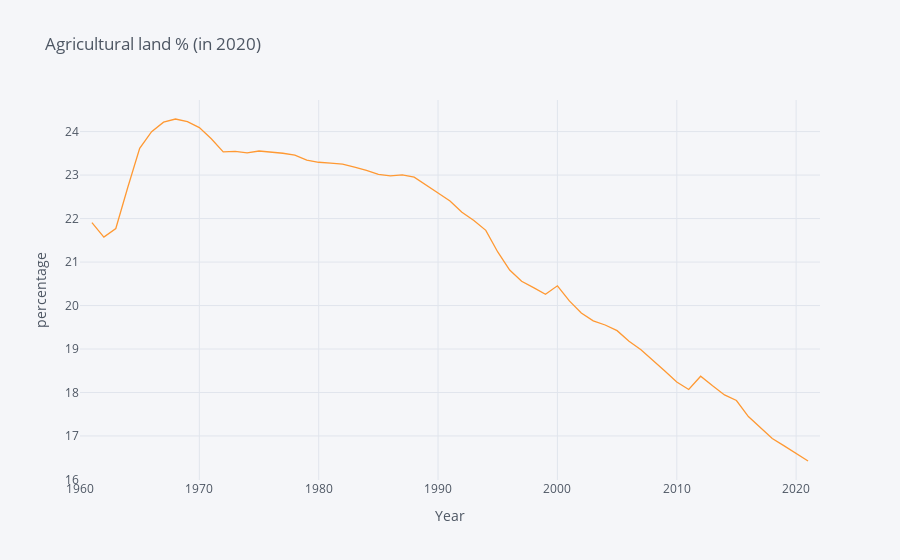

Notebook code for this chart:
### Code cell
vars = {"AG.LND.AGRI.ZS":"AGRICULTURAL LAND PERCENTAGE"}


use=["KOR"]

agricultural_land = fix_date_index(wbdata.get_dataframe(vars,country=use)).squeeze()

agricultural_land.iplot(xTitle="Year",yTitle="percentage",
              title="Agricultural land % (in 2020)")

### Figure 1 — Plotly figure (JSON) as saved in the notebook; plotly's stock layout.template omitted (floating-point values rounded to 4 significant figures)
{"data": [{"line": {"color": "rgba(255, 153, 51, 1.0)", "dash": "solid", "shape": "linear", "width": 1.3}, "mode": "lines", "name": "AGRICULTURAL LAND PERCENTAGE", "text": "", "type": "scatter", "x": [2022, 2021, 2020, 2019, 2018, 2017, 2016, 2015, 2014, 2013, 2012, 2011, 2010, 2009, 2008, 2007, 2006, 2005, 2004, 2003, 2002, 2001, 2000, 1999, 1998, 1997, 1996, 1995, 1994, 1993, 1992, 1991, 1990, 1989, 1988, 1987, 1986, 1985, 1984, 1983, 1982, 1981, 1980, 1979, 1978, 1977, 1976, 1975, 1974, 1973, 1972, 1971, 1970, 1969, 1968, 1967, 1966, 1965, 1964, 1963, 1962, 1961, 1960], "y": ["", 16.42, 16.61, 16.77, 16.94, 17.2, 17.45, 17.82, 17.94, 18.15, 18.37, 18.07, 18.24, 18.49, 18.73, 18.98, 19.18, 19.42, 19.55, 19.65, 19.83, 20.11, 20.45, 20.26, 20.41, 20.56, 20.82, 21.23, 21.73, 21.96, 22.14, 22.4, 22.59, 22.78, 22.95, 23.0, 22.98, 23.01, 23.11, 23.18, 23.25, 23.27, 23.29, 23.35, 23.46, 23.5, 23.53, 23.55, 23.51, 23.54, 23.53, 23.83, 24.09, 24.23, 24.29, 24.22, 24.0, 23.62, 22.71, 21.77, 21.57, 21.91, ""]}], "layout": {"autosize": true, "legend": {"bgcolor": "#F5F6F9", "font": {"color": "#4D5663"}}, "paper_bgcolor": "#F5F6F9", "plot_bgcolor": "#F5F6F9", "title": {"font": {"color": "#4D5663"}, "text": "Agricultural land % (in 2020)"}, "xaxis": {"autorange": true, "gridcolor": "#E1E5ED", "range": [1960, 2022], "showgrid": true, "tickfont": {"color": "#4D5663"}, "title": {"font": {"color": "#4D5663"}, "text": "Year"}, "type": "linear", "zerolinecolor": "#E1E5ED"}, "yaxis": {"autorange": true, "gridcolor": "#E1E5ED", "range": [15.99, 24.73], "showgrid": true, "tickfont": {"color": "#4D5663"}, "title": {"font": {"color": "#4D5663"}, "text": "percentage"}, "type": "linear", "zerolinecolor": "#E1E5ED"}}}
